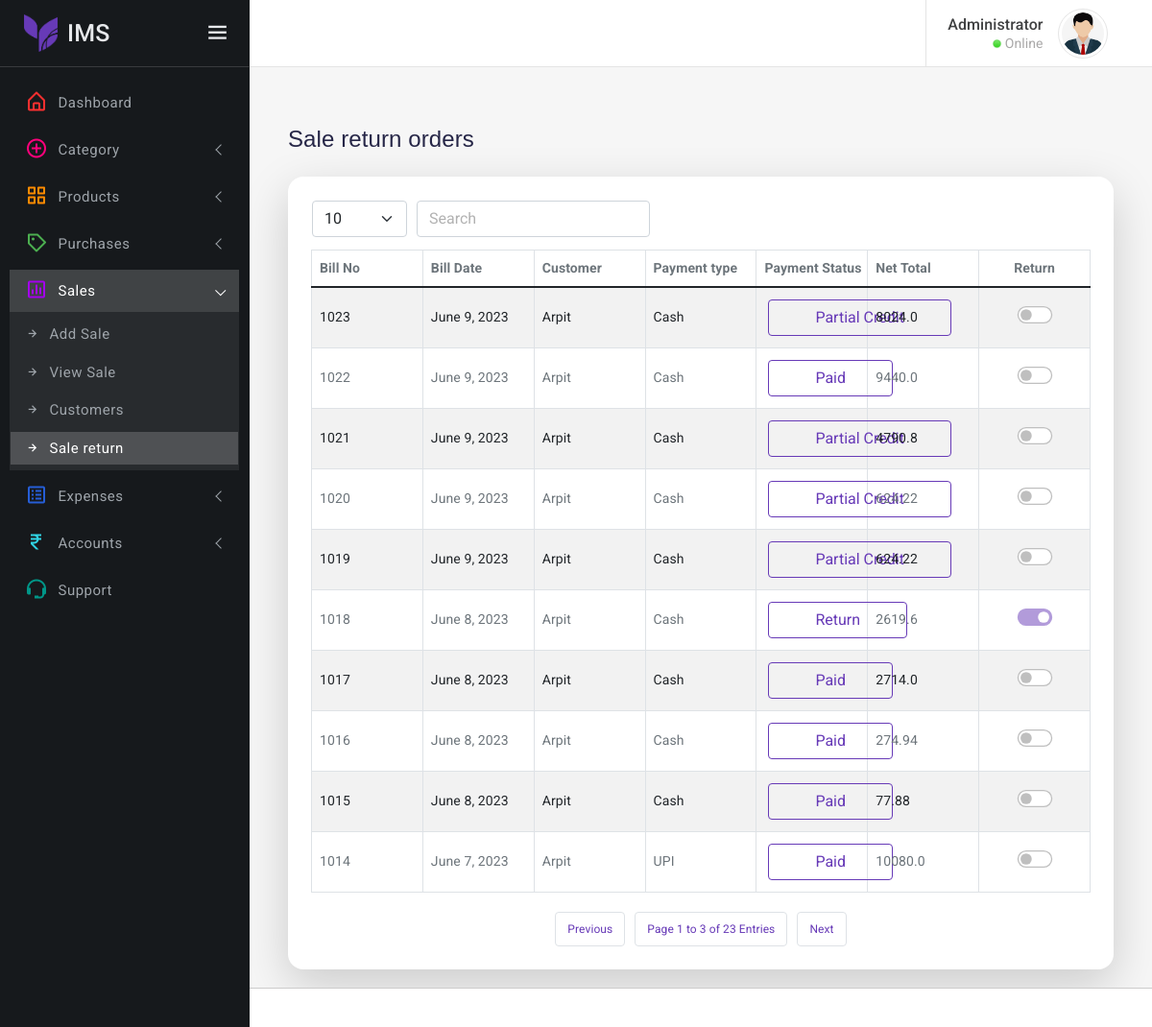
/sell-return (signed in), run on the app's committed database.
### AdminPanel/models.py (models this page shows, shortened)
class Sells(models.Model):
    billNo = models.IntegerField(default=0000, primary_key=True)
    billDate = models.DateField(default=datetime.date.today)
    customerId = models.IntegerField(default=0000)
    customerName = models.CharField(max_length=100)
    customerPhone = models.CharField(max_length=12)
    customerGst = models.CharField(max_length=50)
    paymentType = models.CharField(max_length=10)
    total = models.FloatField()
    gst = models.FloatField(default=0)
    otherExpenses = models.FloatField(default=0)
    grossTotal = models.FloatField(default=0)
    discount = models.FloatField(default=0)
    netTotal = models.FloatField(default=0)
    paidAmount = models.FloatField(default=0)
    description = models.CharField(max_length=100)
    billImage = models.ImageField(upload_to='images/purchase-bills', null=True)
    paymentStatus = models.CharField(max_length=50,default="Paid")
    class Meta:
        verbose_name_plural = "Sells"

### AdminPanel/views.py (the view, shortened to what this page needs)
# urls.py: path("sell-return", views.sellReturn, name='sell-return'),
@csrf_exempt
def sellReturn(request):
    if 'email' in request.session:
        sells = Sells.objects.all().order_by('-billNo')
        context = {'sells': sells}
        return render(request,"sell-return.html",context)
    else:
        return redirect("/")

### templates/sell-return.html (shortened to what this page needs)
<!DOCTYPE html>
<html lang="en" class="dark-sidebar">
<head>
    <link href="static/assets/plugins/simplebar/css/simplebar.css" rel="stylesheet" />
    <link href="static/assets/plugins/perfect-scrollbar/css/perfect-scrollbar.css" rel="stylesheet" />
    <link href="static/assets/plugins/metismenu/css/metisMenu.min.css" rel="stylesheet" />
    <link href="static/assets/css/pace.min.css" rel="stylesheet" />
    <link rel="stylesheet" href="static/assets/css/bootstrap.min.css" />
    <link rel="stylesheet" href="https://cdnjs.cloudflare.com/ajax/libs/font-awesome/4.7.0/css/font-awesome.min.css" />
    <link rel="stylesheet" href="static/assets/css/icons.css" />
    <link rel="stylesheet" href="static/assets/css/app.css" />
    <link rel="stylesheet" href="static/assets/css/dark-sidebar.css" />
    <link rel="stylesheet" href="static/assets/css/dark-theme.css" />
</head>
<body>
    <div class="wrapper">
    {% include 'sidebar.html' %}
        <div class="page-wrapper">
            <div class="page-content-wrapper">
                <div class="page-content container-fluid">
                    <br>
                    <div class="m-3" style="display: flex; justify-content: space-between; align-items: center; font-family: Arial, Helvetica, sans-serif">
                        <h4 style="color: #262647 !important;">Sale return orders</h4>
                    </div>
                    <div class="card m-3 p-4 border-0 shadow-lg" style="border-radius: 1rem !important;">
                        {% if not sells %}
                            <div style="text-align:center;">
                                <img src="/media/images/others/empty-purchase-list.png" width="600" height="600" alt="">
                            </div>
                        {% else%}
                            <div class="table-responsive">
                                <table id="myTable" class="p-2 mb-0 table table-striped table-bordered dataTable" style="width: 100%;" role="grid" aria-describedby="example2_info">
                                    <thead>
                                    </thead>
                                    <tbody>
                                        {% for sell in sells %}
                                            <tr>
                                                <td name="SellBillNo">{{sell.billNo}}</td>
                                                <td>{{sell.billDate}}</td>
                                                <td>{{sell.customerName}}</td>
                                                <td>{{sell.paymentType}}</td>
                                                <td>
                                                    <div style="text-align: center;pointer-events:none;">
                                                        <button type="button" value="{{sell.paymentStatus}}" name="paymentStatus" class="btn btn-outline-primary m-1 px-5">{{sell.paymentStatus}}</button>
                                                    </div>
                                                </td>
                                                <td>{{sell.grossTotal}}</td>
                                                <td>
                                                    <div class="form-check form-switch" style="display:flex;justify-content:center;">
                                                        <input class="form-check-input" name="switchReturnId" onclick="setbillNo({{sell.billNo}})" style="scale:1.3; pointer-events: stroke;" type="checkbox" data-bs-toggle="modal" data-bs-target="#exampleVerticallycenteredModal" data-billno="{{sell.billNo}}">
                                                    </div>
                                                </td>
                                            </tr>
                                        {% endfor %}
                                    </tbody>
                                </table>
                            </div>
                        {% endif%}
                    </div>
                </div>
            </div>
        </div>
    </div>
</body>
</html>

### static/assets/css/app.css (style rules this page uses)
html { width: 100%; height: 100%; }
body { font-family: 'Open Sans', sans-serif; font-family: 'Roboto', sans-serif; background-color: #f6f6f6; letter-spacing: .1px; font-size: 14px; overflow-x:hidden }
.wrapper { width: 100%; height: 100%; position: relative; }
.page-wrapper { position: relative; margin-top: 70px; }
.page-content-wrapper { margin-left: 260px; transition: all .3s ease-out; margin-top: 70px; padding-bottom: 20px; }
.page-content { padding: 1.5rem; }
input::placeholder { color: #000 !important; opacity: .3 !important }
.form-check-input:checked { background-color: #673ab7; border-color: #673ab7; }
.card { box-shadow: 0 0.1rem 0.7rem rgba(0, 0, 0, .10); border: 1px solid rgba(0, 0, 0, 0); margin-bottom: 1.5rem; }
.btn { text-transform: capitalize; }
.btn-outline-primary { color: #673ab7; border-color: #673ab7 }
.table-responsive { white-space: nowrap; }

### data on the page
Sells: billNo "1023", billDate "June 9, 2023", customerName "Arpit", paymentType "Cash", paymentStatus "Partial Credit", grossTotal "8024.0"
Sells: billNo "1022", billDate "June 9, 2023", customerName "Arpit", paymentType "Cash", paymentStatus "Paid", grossTotal "9440.0"
Sells: billNo "1021", billDate "June 9, 2023", customerName "Arpit", paymentType "Cash", paymentStatus "Partial Credit", grossTotal "4790.8"
Sells: billNo "1020", billDate "June 9, 2023", customerName "Arpit", paymentType "Cash", paymentStatus "Partial Credit", grossTotal "624.22"
Sells: billNo "1019", billDate "June 9, 2023", customerName "Arpit", paymentType "Cash", paymentStatus "Partial Credit", grossTotal "624.22"
Sells: billNo "1018", billDate "June 8, 2023", customerName "Arpit", paymentType "Cash", paymentStatus "Return", grossTotal "2619.6"
Sells: billNo "1017", billDate "June 8, 2023", customerName "Arpit", paymentType "Cash", paymentStatus "Paid", grossTotal "2714.0"
Sells: billNo "1016", billDate "June 8, 2023", customerName "Arpit", paymentType "Cash", paymentStatus "Paid", grossTotal "274.94"
Sells: billNo "1015", billDate "June 8, 2023", customerName "Arpit", paymentType "Cash", paymentStatus "Paid", grossTotal "77.88"
Sells: billNo "1014", billDate "June 7, 2023", customerName "Arpit", paymentType "UPI", paymentStatus "Paid", grossTotal "10080.0"
